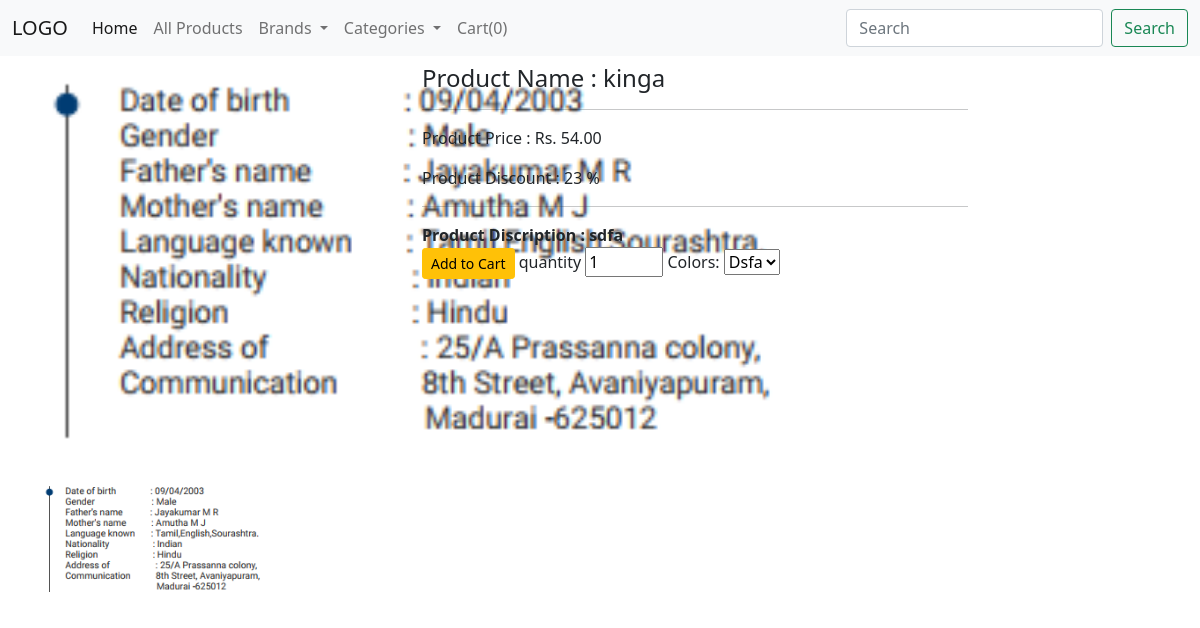
The app's page /singleproduct/5, older data.
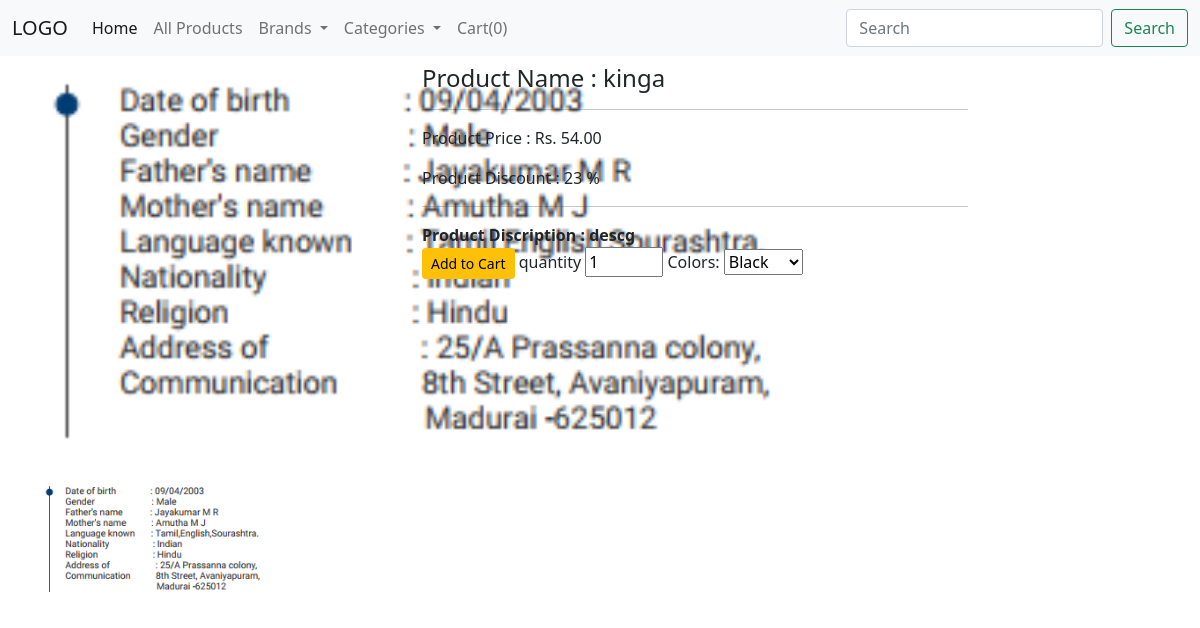
The same page, newer data.
### shop/products/models.py (models this page shows, shortened)
class Addproduct(db.Model):
    id=db.Column(db.Integer,primary_key=True)
    name=db.Column(db.String(50),nullable=False)
    price=db.Column(db.Numeric(10,2),nullable=False)
    discount=db.Column(db.Integer,default=0)
    stock=db.Column(db.Integer,nullable=False)
    colors=db.Column(db.Text,nullable=False)
    desc=db.Column(db.Text,nullable=False)
    pub_date=db.Column(db.DateTime, nullable=False, default=datetime.utcnow)
    brand_id = db.Column(db.Integer,db.ForeignKey('brand.id'),nullable=False)
    brand=db.relationship('Brand',backref=db.backref('brands',lazy=True))
    category_id = db.Column(db.Integer,db.ForeignKey('category.id'),nullable=False)
    category=db.relationship('Category',backref=db.backref('posts',lazy=True))
    image_1=db.Column(db.String(100),nullable=False,default='image.jpg')
    image_2=db.Column(db.String(100),nullable=False,default='image.jpg')
    image_3=db.Column(db.String(100),nullable=False,default='image.jpg')

### shop/products/routes.py (the view)
@app.route('/singleproduct/<int:id>',methods=['GET','POST'])
def singleproduct(id):
    product = Addproduct.query.filter_by(id=id).first()
    brands=Brand.query.join(Addproduct,(Brand.id==Addproduct.brand_id)).all()
    categories=Brand.query.join(Addproduct,(Brand.id==Addproduct.brand_id)).all()
    return render_template('products/singleproduct.html',title="Single Product",product=product,brands=brands,categories=categories)

### shop/templates/products/singleproduct.html (shortened to what this page needs)
{% extends "layout.html" %}
{% block content %}
{% include '_navbar.html' %}
<div class="container mt-2">
    <div class="row">
        <div class="col-md-4" id="b_image">
        </div>
        <div class="col-md-6">
            <h4>Product Name : {{product.name}}</h4>
            <hr>
            <p>Product Price : Rs. {{product.price}}</p>
            {% if product.discount > 0 %}
                <p>Product Discount : {{product.discount}} %</p>
            {% endif %}
            <hr>
            <b>Product Discription : {{product.desc}}</b>
            <br>
            <form action="{{url_for('AddCart')}}" method="post">
                <button type="submit" class="btn btn-warning btn-sm">Add to Cart</button>
                <label for="quantity">quantity</label>
                <input type="number" name="quantity" min="1" max="{{product.stock}}" value="1">
                {% set colors = product.colors.split(',') %}
                <label for="colors">Colors: </label>
                <select name="colors" id="colors">
                    {% for color in colors %}
                        <option value="{{ color }}">{{ color|capitalize }}</option>
                    {% endfor %}
                </select>
            </form>
        </div>
        <div class="col-md-2"></div>
    </div>
    <div class="row">
        <div class="col-md-6 mt-3" id="s_image">
            {% if product.image_1 %}
            <img src="{{url_for('static',filename='uploads/' + product.image_1)}}" alt="{{product.name}}" height="120" widht="120">
            {% endif %}
        </div>
    </div>
</div>
{% endblock content%}

Row changes from the older to the newer data that the page shows:
changed Addproduct "kinga": desc "sdfa" → "descg"
Text that changed along with them:
form field colors: "Dsfa" → "Black"
